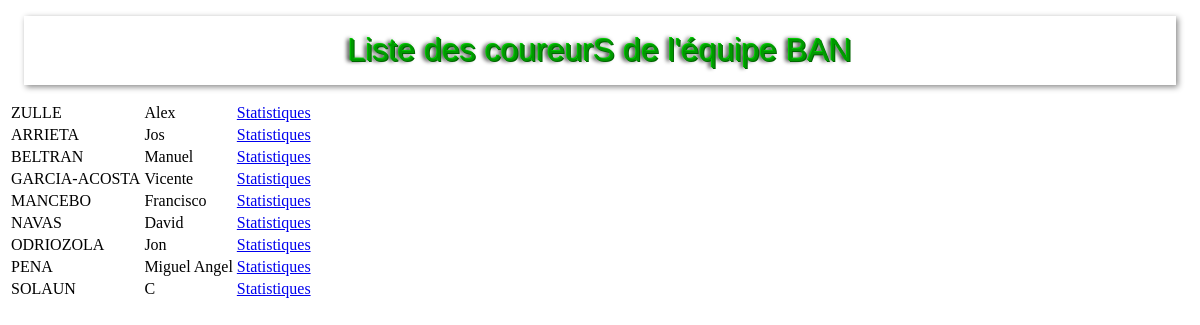
Screenshot of /PHP/result.php?code=BAN&equipe=BANESTO with the database file from the repository.
### tables this page shows
CREATE TABLE IF NOT EXISTS `coureur` (
  `NumCoureur` int(11) NOT NULL,
  `NomCoureur` varchar(30) NOT NULL DEFAULT '',
  `PrenomCoureur` varchar(20) NOT NULL DEFAULT '',
  `CodePays` varchar(3) NOT NULL DEFAULT '',
  `CodeEquipe` varchar(3) NOT NULL DEFAULT '',
  `DateNaissance` date NOT NULL
);

### PHP/result.php (the view, shortened to what this page needs)
<!DOCTYPE html>
<html>
<head>
    <link rel="stylesheet" type="text/css" media="screen" href="../CSS/style.css" />
</head>
<body>
    <?php
        include 'cnx.php';
        echo "<h1> Liste des coureurS de l'équipe ".$_GET['code']."</h1>";
        $sql = $cnx->prepare("select nomCoureur,prenomCoureur,codePays,numCoureur
        from coureur where codeEquipe ='".$_GET['code']."'");
        $sql->execute();
       echo "<table>";
            foreach($sql-> fetchAll(PDO::FETCH_NUM) as $line){
                echo "<tr>";
				echo "<td>".$line[0]."</td>";
                echo "<td>".$line[1]."</td>";
                echo "<td><a href='statistic.php?numCoureur=".$line[3]."&pays=".$line[2]."&nom=".$line[0]."&prenom=".$line[1]."'> Statistiques </a></td>";
				echo "</tr>";
            }
            echo "</table>";
    ?>
</body>
</html>

### CSS/style.css (style rules this page uses)
h1 { font-size: 32px; text-shadow: -1px -1px #0c0, 1px 1px #060, -3px 0 4px #000; font-family:Arial, Helvetica, sans-serif; color: #090; padding:16px; font-weight:lighter; -moz-box-shadow: 2px 2px 6px #888; -webkit-box-shadow: 2px 2px 6px #888; box-shadow:2px 2px 6px #888; text-align:center; display:block; margin:16px; }

### rows the page displays
coureur: NomCoureur "ZULLE", PrenomCoureur "Alex"
coureur: NomCoureur "ARRIETA", PrenomCoureur "Jos"
coureur: NomCoureur "BELTRAN", PrenomCoureur "Manuel"
coureur: NomCoureur "GARCIA-ACOSTA", PrenomCoureur "Vicente"
coureur: NomCoureur "MANCEBO", PrenomCoureur "Francisco"
coureur: NomCoureur "NAVAS", PrenomCoureur "David"
coureur: NomCoureur "ODRIOZOLA", PrenomCoureur "Jon"
coureur: NomCoureur "PENA", PrenomCoureur "Miguel Angel"
coureur: NomCoureur "SOLAUN", PrenomCoureur "C"

### other values shown
$_GET['code'] "BAN"
